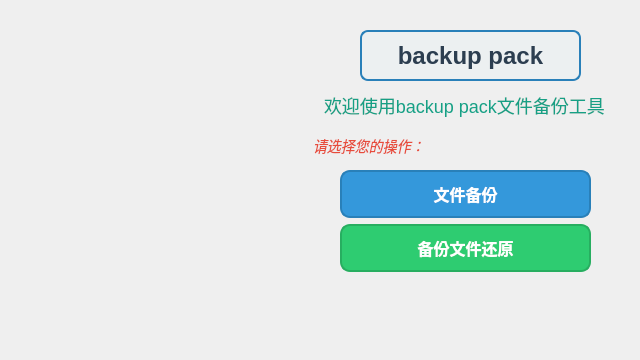
<?xml version="1.0" encoding="UTF-8"?>
<ui version="4.0">
 <class>MainWindow</class>
 <widget class="QDialog" name="MainWindow">
  <property name="geometry">
   <rect>
    <x>0</x>
    <y>0</y>
    <width>640</width>
    <height>360</height>
   </rect>
  </property>
  <property name="windowTitle">
   <string>Dialog</string>
  </property>
  <widget class="QLabel" name="title">
   <property name="geometry">
    <rect>
     <x>360</x>
     <y>30</y>
     <width>221</width>
     <height>51</height>
    </rect>
   </property>
   <property name="font">
    <font>
     <pointsize>-1</pointsize>
     <bold>true</bold>
    </font>
   </property>
   <property name="styleSheet">
    <string notr="true">QLabel {
            font-size: 24px;
            font-weight: bold;
            color: #2c3e50;
            background-color: #ecf0f1;
            padding: 10px;
            border: 2px solid #2980b9;
            border-radius: 8px;
            text-align: center;
        }</string>
   </property>
   <property name="text">
    <string>backup pack</string>
   </property>
   <property name="alignment">
    <set>Qt::AlignmentFlag::AlignCenter</set>
   </property>
  </widget>
  <widget class="QLabel" name="wel">
   <property name="geometry">
    <rect>
     <x>320</x>
     <y>80</y>
     <width>291</width>
     <height>51</height>
    </rect>
   </property>
   <property name="font">
    <font>
     <pointsize>-1</pointsize>
    </font>
   </property>
   <property name="styleSheet">
    <string notr="true">QLabel {
            font-size: 18px;
            color: #16a085;
            margin: 10px 0;
            text-align: center;
        }</string>
   </property>
   <property name="text">
    <string>欢迎使用backup pack文件备份工具</string>
   </property>
  </widget>
  <widget class="QLabel" name="wel1">
   <property name="geometry">
    <rect>
     <x>310</x>
     <y>130</y>
     <width>161</width>
     <height>31</height>
    </rect>
   </property>
   <property name="font">
    <font>
     <pointsize>-1</pointsize>
     <italic>true</italic>
    </font>
   </property>
   <property name="styleSheet">
    <string notr="true">QLabel {
            font-size: 14px;
            color: #e74c3c;
            font-style: italic;
            margin: 5px 0;
        }</string>
   </property>
   <property name="text">
    <string>请选择您的操作：</string>
   </property>
  </widget>
  <widget class="QWidget" name="verticalLayoutWidget">
   <property name="geometry">
    <rect>
     <x>340</x>
     <y>170</y>
     <width>251</width>
     <height>104</height>
    </rect>
   </property>
   <layout class="QVBoxLayout" name="verticalLayout">
    <item>
     <widget class="QPushButton" name="backup_btn">
      <property name="styleSheet">
       <string notr="true">QPushButton {
    font-size: 16px;             /* 字体大小 */
    font-weight: bold;           /* 加粗字体 */
    color: #ffffff;              /* 字体颜色 */
    background-color: #3498db;   /* 按钮背景颜色 (蓝色) */
    border: 2px solid #2980b9;   /* 边框颜色 */
    border-radius: 10px;         /* 圆角边框 */
    padding: 10px 20px;          /* 内边距 */
}

QPushButton#loginButton:hover {
    background-color: #2980b9;   /* 鼠标悬停背景颜色 */
}

QPushButton#loginButton:pressed {
    background-color: #1c6ea4;   /* 按下背景颜色 */
}</string>
      </property>
      <property name="text">
       <string>文件备份</string>
      </property>
     </widget>
    </item>
    <item>
     <widget class="QPushButton" name="restore_btn">
      <property name="styleSheet">
       <string notr="true">QPushButton {
    font-size: 16px;             /* 字体大小 */
    font-weight: bold;           /* 加粗字体 */
    color: #ffffff;              /* 字体颜色 */
    background-color: #2ecc71;   /* 按钮背景颜色 (绿色) */
    border: 2px solid #27ae60;   /* 边框颜色 */
    border-radius: 10px;         /* 圆角边框 */
    padding: 10px 20px;          /* 内边距 */
}

QPushButton#registerButton:hover {
    background-color: #27ae60;   /* 鼠标悬停背景颜色 */
}

QPushButton#registerButton:pressed {
    background-color: #1e8449;   /* 按下背景颜色 */
}</string>
      </property>
      <property name="text">
       <string>备份文件还原</string>
      </property>
     </widget>
    </item>
   </layout>
  </widget>
 </widget>
 <resources/>
 <connections/>
</ui>
